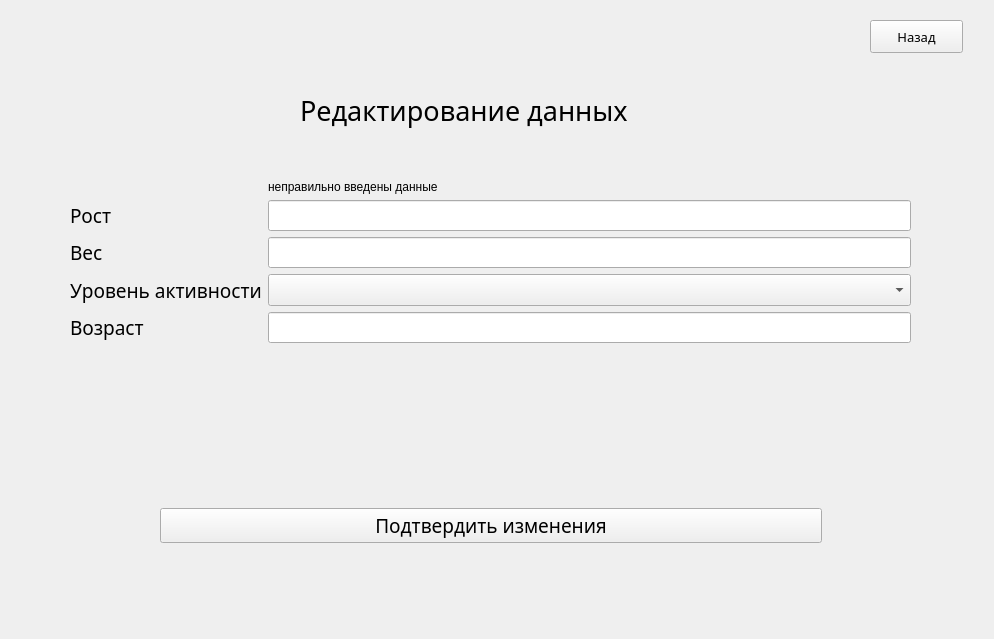
<?xml version="1.0" encoding="UTF-8"?>
<ui version="4.0">
 <class>Form</class>
 <widget class="QWidget" name="Form">
  <property name="geometry">
   <rect>
    <x>0</x>
    <y>0</y>
    <width>994</width>
    <height>639</height>
   </rect>
  </property>
  <property name="windowTitle">
   <string>Form</string>
  </property>
  <widget class="QWidget" name="formLayoutWidget_2">
   <property name="geometry">
    <rect>
     <x>70</x>
     <y>180</y>
     <width>841</width>
     <height>251</height>
    </rect>
   </property>
   <layout class="QFormLayout" name="formLayout_2">
    <item row="0" column="0">
     <spacer name="verticalSpacer_2">
      <property name="orientation">
       <enum>Qt::Vertical</enum>
      </property>
      <property name="sizeType">
       <enum>QSizePolicy::Fixed</enum>
      </property>
      <property name="sizeHint" stdset="0">
       <size>
        <width>20</width>
        <height>10</height>
       </size>
      </property>
     </spacer>
    </item>
    <item row="1" column="0">
     <widget class="QLabel" name="highChange">
      <property name="font">
       <font>
        <family>Sitka Heading</family>
        <pointsize>14</pointsize>
       </font>
      </property>
      <property name="text">
       <string>Рост</string>
      </property>
     </widget>
    </item>
    <item row="2" column="0">
     <widget class="QLabel" name="weightChange">
      <property name="font">
       <font>
        <family>Sitka Heading</family>
        <pointsize>14</pointsize>
       </font>
      </property>
      <property name="text">
       <string>Вес</string>
      </property>
     </widget>
    </item>
    <item row="3" column="0">
     <widget class="QLabel" name="activChange">
      <property name="font">
       <font>
        <family>Sitka Heading</family>
        <pointsize>14</pointsize>
       </font>
      </property>
      <property name="text">
       <string>Уровень активности</string>
      </property>
     </widget>
    </item>
    <item row="4" column="0">
     <widget class="QLabel" name="ageChange">
      <property name="font">
       <font>
        <family>Sitka Heading</family>
        <pointsize>14</pointsize>
       </font>
      </property>
      <property name="text">
       <string>Возраст</string>
      </property>
     </widget>
    </item>
    <item row="4" column="1">
     <widget class="QLineEdit" name="age_le_change">
      <property name="font">
       <font>
        <pointsize>14</pointsize>
       </font>
      </property>
     </widget>
    </item>
    <item row="1" column="1">
     <widget class="QLineEdit" name="high_le_change">
      <property name="font">
       <font>
        <pointsize>14</pointsize>
       </font>
      </property>
      <property name="readOnly">
       <bool>true</bool>
      </property>
     </widget>
    </item>
    <item row="2" column="1">
     <widget class="QLineEdit" name="weight_le_change">
      <property name="font">
       <font>
        <pointsize>14</pointsize>
       </font>
      </property>
      <property name="readOnly">
       <bool>true</bool>
      </property>
     </widget>
    </item>
    <item row="3" column="1">
     <widget class="QComboBox" name="activ_cb_change">
      <property name="sizePolicy">
       <sizepolicy hsizetype="Preferred" vsizetype="Fixed">
        <horstretch>0</horstretch>
        <verstretch>0</verstretch>
       </sizepolicy>
      </property>
      <property name="font">
       <font>
        <pointsize>15</pointsize>
       </font>
      </property>
     </widget>
    </item>
    <item row="0" column="1">
     <widget class="QLabel" name="cerror">
      <property name="text">
       <string>неправильно введены данные</string>
      </property>
     </widget>
    </item>
   </layout>
  </widget>
  <widget class="QLabel" name="UserDataChange">
   <property name="geometry">
    <rect>
     <x>300</x>
     <y>80</y>
     <width>391</width>
     <height>61</height>
    </rect>
   </property>
   <property name="font">
    <font>
     <family>Sitka Heading</family>
     <pointsize>20</pointsize>
    </font>
   </property>
   <property name="text">
    <string>Редактирование данных</string>
   </property>
  </widget>
  <widget class="QWidget" name="horizontalLayoutWidget_2">
   <property name="geometry">
    <rect>
     <x>70</x>
     <y>500</y>
     <width>841</width>
     <height>51</height>
    </rect>
   </property>
   <layout class="QHBoxLayout" name="horizontalLayout_7">
    <item>
     <spacer name="horizontalSpacer_3">
      <property name="orientation">
       <enum>Qt::Horizontal</enum>
      </property>
      <property name="sizeType">
       <enum>QSizePolicy::Minimum</enum>
      </property>
      <property name="sizeHint" stdset="0">
       <size>
        <width>90</width>
        <height>20</height>
       </size>
      </property>
     </spacer>
    </item>
    <item>
     <widget class="QPushButton" name="ChangesConfirmButton">
      <property name="font">
       <font>
        <family>Sitka Heading</family>
        <pointsize>14</pointsize>
       </font>
      </property>
      <property name="text">
       <string>Подтвердить изменения</string>
      </property>
     </widget>
    </item>
    <item>
     <spacer name="horizontalSpacer_4">
      <property name="orientation">
       <enum>Qt::Horizontal</enum>
      </property>
      <property name="sizeType">
       <enum>QSizePolicy::Minimum</enum>
      </property>
      <property name="sizeHint" stdset="0">
       <size>
        <width>89</width>
        <height>20</height>
       </size>
      </property>
     </spacer>
    </item>
   </layout>
  </widget>
  <widget class="QPushButton" name="BackButtonChange">
   <property name="geometry">
    <rect>
     <x>870</x>
     <y>20</y>
     <width>93</width>
     <height>33</height>
    </rect>
   </property>
   <property name="font">
    <font>
     <family>Sitka Heading</family>
     <pointsize>10</pointsize>
    </font>
   </property>
   <property name="text">
    <string>Назад</string>
   </property>
  </widget>
 </widget>
 <resources/>
 <connections/>
</ui>
